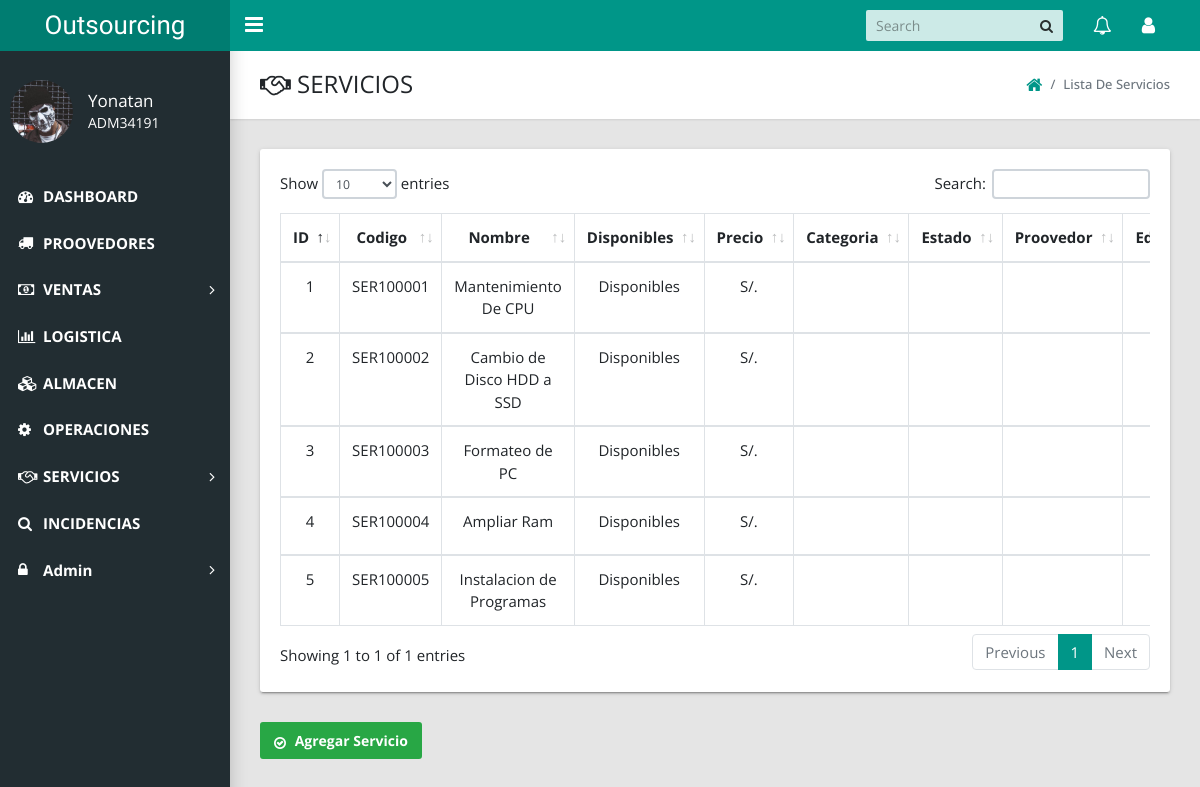
The page /admin/index.php?action=view_serv (signed in) on the database as committed earlier.
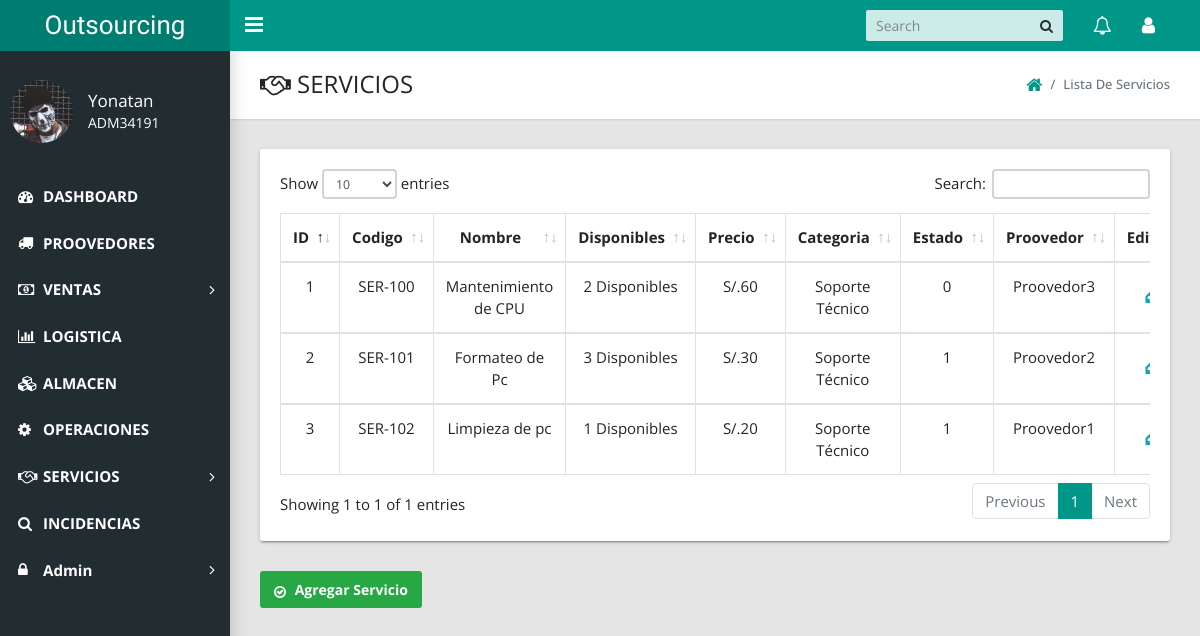
The same page on the database as committed later.
### tables this page shows
CREATE TABLE `servicios` (
  `servicio_id` int(10) NOT NULL,
  `servicio_cod` varchar(15) NOT NULL,
  `servicio_nombre` varchar(50) NOT NULL,
  `servicio_desc` text NOT NULL,
  `servicio_mat` text NOT NULL,
  `servicio_disponibles` int(11) NOT NULL,
  `servicio_pventa` varchar(50) NOT NULL,
  `servicio_categoria` varchar(50) NOT NULL,
  `servicio_estado` tinyint(1) NOT NULL,
  `servicio_proveedor` varchar(50) NOT NULL
);

### admin/includes/ver_serv.php (the view, shortened to what this page needs)
<link href="styles/main.css" type="text/css" rel="stylesheet">
<?php if($_SESSION['role'] != 14 AND $_SESSION['role'] != 5){
  echo "<script>alert('No sos de servicios')</script>";
  echo "<script>window.open('index.php','_self')</script>";
}else{
  ?>
<?php include '../web/bd.php'; ?>
    <main class="app-content">
      <div class="app-title">
        <div>
          <h1><i class="fa fa-handshake-o"></i> SERVICIOS</h1>
        </div>
        <ul class="app-breadcrumb breadcrumb side">
          <li class="breadcrumb-item"><a href="index.php?logged_in=Logueaste%20correctamente!"><i class="fa fa-home fa-lg"></i></a></li>
          <li class="breadcrumb-item active">Lista de Servicios</li>
        </ul>
      </div>
      <div class="row" style="font-size: 15px;">
        <div class="col-md-12">
          <div class="tile">
            <div class="tile-body">
              <form action="" method="post" enctype="multipart/form-data" >
              <div class="table-responsive">
              <table class="table table-hover table-bordered" id="sampleTable">
                  <thead align="center">
                    <tr>
                      <th>ID</th>
                      <th>Codigo </th>
                      <th>Nombre </th>
                      <th>Disponibles</th>
                      <th>Precio</th>
                      <th>Categoria </th>
                      <th>Estado </th>
                      <th>Proovedor</th>
                      <th>Editar</th>
                    </tr>
                  </thead>
                  <?php
                  $all_serv = mysqli_query($conexion,"select * from servicios order by servicio_id ");
                  $i = 1;
                  while($row=mysqli_fetch_array($all_serv)){
                    $codRo = $row['servicio_cod'];
                    ?>
                    <tbody align="center">
                     <tr>
                    <td><?php echo $i; ?></td>
                    <td><?php echo $row['servicio_cod']; ?></td>
                    <td><?php echo $row['servicio_nombre']; ?></td>
                    <td><?php echo $row['servicio_disponibles']; ?> Disponibles</td>
                    <td>S/.<?php echo $row['servicio_pventa']; ?></td>
                    <td><?php echo $row['servicio_categoria']; ?></td>
                    <td><?php echo $row['servicio_estado']; ?></td>
                    <td><?php echo $row['servicio_proveedor']; ?></td>
                    <?php if ($codRo != $_SESSION['cod_user']) {?>
                     <td class="delete"><a href="index.php?action=edit_serv&serv_id=<?php echo $row['servicio_id'];?>" ><i class="fa fa-pencil fa-2x" aria-hidden="true"></i></a></td>
                   <?php } ?>
                 </tr>
               </tbody>
                    <?php $i++;}  ?>
                </table>
             </div>
               </form>
            </div>
          </div>
        </div>
      </div>
      <a href="index.php?action=add_serv" class="btn btn-success"><i class="fa fa-check-circle-o" aria-hidden="true"></i>  Agregar Servicio</a>
 </main>
<?php } ?>

### admin/index.php (shortened to what this page needs)
<?php include '../web/bd.php'; ?>
<!DOCTYPE html>
<html lang="en">
  <head>
    <link rel="stylesheet" type="text/css" href="styles/main.css">
    <link rel="stylesheet" type="text/css" href="styles/ver.css">
    <link rel="stylesheet" type="text/css" href="https://maxcdn.bootstrapcdn.com/font-awesome/4.7.0/css/font-awesome.min.css">
  </head>
  <body class="app sidebar-mini" style="font-family: 'Open Sans', sans-serif;">
    <header class="app-header"><a class="app-header__logo" href="#">Outsourcing</a>
      <a class="app-sidebar__toggle" href="#" data-toggle="sidebar" aria-label="Hide Sidebar"></a>
      <ul class="app-nav">
        <li class="app-search">
          <input class="app-search__input" type="search" placeholder="Search">
          <button class="app-search__button"><i class="fa fa-search"></i></button>
        </li>
        <li class="dropdown"><a class="app-nav__item" href="#" data-toggle="dropdown" aria-label="Show notifications"><i class="fa fa-bell-o fa-lg"></i></a>
        </li>
        <li class="dropdown"><a class="app-nav__item" href="#" data-toggle="dropdown" aria-label="Open Profile Menu"><i class="fa fa-user fa-lg"></i></a>
        </li>
      </ul>
    </header>
    <aside class="app-sidebar">
      <div class="app-sidebar__user"><img class="app-sidebar__user-avatar" src="usuarios_fotos/<?php echo $_SESSION['foto'];?>" alt="User Image" style="width: 30%;">
        <div>
          <p class="app-sidebar__user-name"><?php echo $_SESSION['name']; ?></p>
          <p class="app-sidebar__user-designation"><?php echo $_SESSION['cod_user']; ?></p>
        </div>
      </div>
      <ul class="app-menu" style="font-weight: bold;">
        <li><a class="app-menu__item " href="#"><i class="app-menu__icon fa fa-dashboard"></i><span class="app-menu__label">DASHBOARD</span></a></li>
        <li><a class="app-menu__item" href="index.php?action=view_proovedor" ><i class="app-menu__icon fa fa-truck"></i><span class="app-menu__label">PROOVEDORES</span></a>
        </li>
        <li class="treeview"><a class="app-menu__item" href="#" data-toggle="treeview"><i class="app-menu__icon fa fa-money"></i>
          <span class="app-menu__label">VENTAS</span>
          <i class="treeview-indicator fa fa-angle-right"></i></a>
        </li>
        <li><a class="app-menu__item" href="#"><i class="app-menu__icon fa fa-bar-chart"></i><span class="app-menu__label">LOGISTICA</span></a></li>
        <li><a class="app-menu__item" href="#"><i class="app-menu__icon fa fa-cubes"></i><span class="app-menu__label">ALMACEN</span></a></li>
        <li><a class="app-menu__item" href="#"><i class="app-menu__icon fa fa-cog"></i><span class="app-menu__label">OPERACIONES</span></a></li>
        <li class="treeview"><a class="app-menu__item" href="index.php?action=view_serv" data-toggle="treeview"><i class="app-menu__icon fa fa-handshake-o"></i><span class="app-menu__label">SERVICIOS</span><i class="treeview-indicator fa fa-angle-right"></i></a>
        </li>
        <li><a class="app-menu__item" href="#"><i class="app-menu__icon fa fa-search"></i><span class="app-menu__label">INCIDENCIAS</span></a></li>
       <?php if($_SESSION['role'] == 5){ ?>
        <li class="treeview"><a class="app-menu__item" href="#" data-toggle="treeview"><i class="app-menu__icon fa fa-lock"></i><span class="app-menu__label">Admin</span><i class="treeview-indicator fa fa-angle-right"></i></a>
        </li>
        <?php }
       ?>
     </ul>
    </aside>
    <div class="content">
     <div class="content_box">
     <?php
     if(isset($_GET['action'])){
      $action = $_GET['action'];
     }else{
      $action ='';
     }
     switch($action){
    case 'view_serv';
    include 'includes/ver_serv.php';
    break;
     }
     ?>
      </div>
   </div>
  </body>
</html>

### admin/styles/ver.css (style rules this page uses)
.fa-pencil { color: #17a2b8; }

Rows that differ between the two databases and show on the page:
removed servicios: servicio_cod "SER100001", servicio_nombre "Mantenimiento De CPU"
removed servicios: servicio_cod "SER100002", servicio_nombre "Cambio de Disco HDD a SSD"
removed servicios: servicio_cod "SER100003", servicio_nombre "Formateo de PC"
removed servicios: servicio_cod "SER100004", servicio_nombre "Ampliar Ram"
removed servicios: servicio_cod "SER100005", servicio_nombre "Instalacion de Programas"
added servicios: servicio_cod "SER-100", servicio_nombre "Mantenimiento de CPU", servicio_disponibles "2", servicio_pventa "60", servicio_categoria "Soporte Técnico", servicio_estado "0", servicio_proveedor "Proovedor3"
added servicios: servicio_cod "SER-101", servicio_nombre "Formateo de Pc", servicio_disponibles "3", servicio_pventa "30", servicio_categoria "Soporte Técnico", servicio_estado "1", servicio_proveedor "Proovedor2"
added servicios: servicio_cod "SER-102", servicio_nombre "Limpieza de pc", servicio_disponibles "1", servicio_pventa "20", servicio_categoria "Soporte Técnico", servicio_estado "1", servicio_proveedor "Proovedor1"
